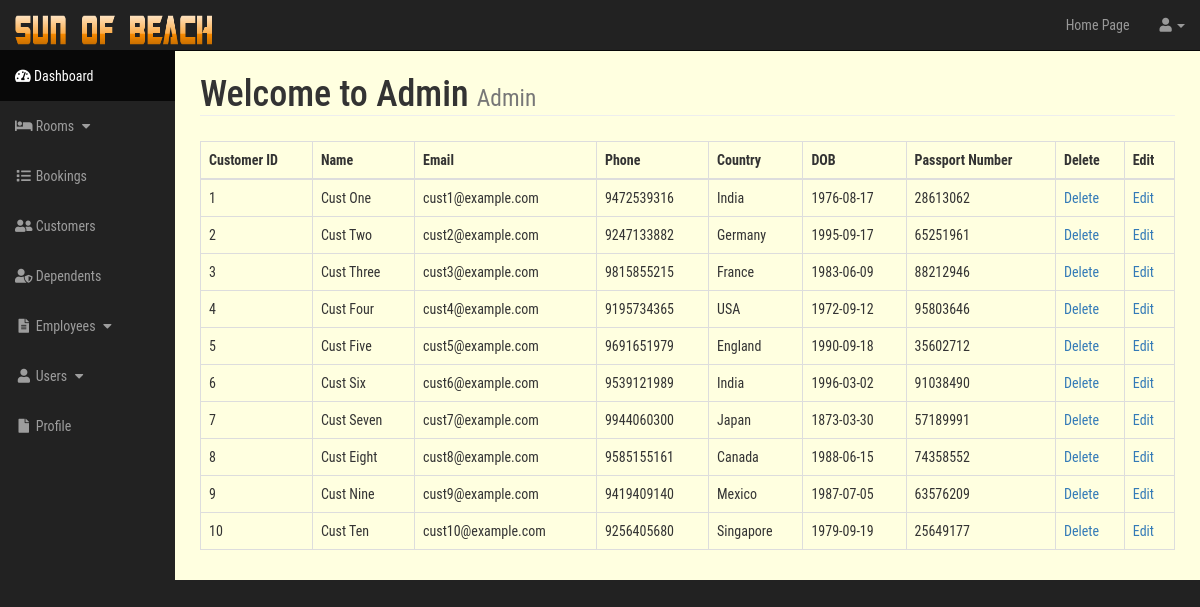
Page /admin/customers.php on the committed database.
### tables this page shows
CREATE TABLE `customer` (
  `cust_id` int(11) NOT NULL,
  `f_name` varchar(20) NOT NULL,
  `l_name` varchar(20) NOT NULL,
  `cust_email` varchar(32) NOT NULL,
  `cust_phone` varchar(10) NOT NULL,
  `passport_no` int(11) NOT NULL,
  `dob` date NOT NULL,
  `country` varchar(20) NOT NULL
);

### admin/include/view_all_customers.php (the view, shortened to what this page needs)
<table class="table table-bordered table-hover">
    <thead>
        <tr>
            <th>Customer ID</th>
            <th>Name</th>
            <th>Email</th>
            <th>Phone</th>
            <th>Country</th>
            <th>DOB</th>
            <th>Passport Number</th>
            <th>Delete</th>
            <th>Edit</th>
        </tr>
    </thead>
    <tbody>
        <?php
        $query = "SELECT * FROM customer";
        $select_bookings=mysqli_query($con, $query);
        while($row=mysqli_fetch_assoc($select_bookings)){
            $cust_id=$row['cust_id'];
            $cust_email=$row['cust_email'];
            $cust_phone=$row['cust_phone'];
            $f_name=$row['f_name'];
            $l_name=$row['l_name'];
            $country=$row['country'];
            $dob=$row['dob'];
            $passport_no=$row['passport_no'];
            echo "<tr><td>{$cust_id}</td>";
            echo "<td>{$f_name} {$l_name}</td>";
            echo "<td>{$cust_email}</td>";
            echo "<td>{$cust_phone}</td>";
            echo "<td>{$country}</td>";
            echo "<td>{$dob}</td>";
            echo "<td>{$passport_no}</td>";
            echo "<td><a href='customers.php?delete={$cust_id}'>Delete</a></td>";
            echo "<td><a href='customers.php?source=edit_customer&p_id={$cust_id}'>Edit</a></td>";
            echo "</tr>";
        }
        ?>
    </tbody>
</table>

### admin/css/sb-admin.css (style rules this page uses)
body { margin-top: 100px; background-color: #222; font-family: 'Roboto Condensed', sans-serif; }
@media (min-width:768px) { body { margin-top: 50px; } }

### rows in the picture
customer: cust_id "1", f_name "Cust", l_name "One", cust_email "cust1@example.com", cust_phone "9472539316", country "India", dob "1976-08-17", passport_no "28613062"
customer: cust_id "2", f_name "Cust", l_name "Two", cust_email "cust2@example.com", cust_phone "9247133882", country "Germany", dob "1995-09-17", passport_no "65251961"
customer: cust_id "3", f_name "Cust", l_name "Three", cust_email "cust3@example.com", cust_phone "9815855215", country "France", dob "1983-06-09", passport_no "88212946"
customer: cust_id "4", f_name "Cust", l_name "Four", cust_email "cust4@example.com", cust_phone "9195734365", country "USA", dob "1972-09-12", passport_no "95803646"
customer: cust_id "5", f_name "Cust", l_name "Five", cust_email "cust5@example.com", cust_phone "9691651979", country "England", dob "1990-09-18", passport_no "35602712"
customer: cust_id "6", f_name "Cust", l_name "Six", cust_email "cust6@example.com", cust_phone "9539121989", country "India", dob "1996-03-02", passport_no "91038490"
customer: cust_id "7", f_name "Cust", l_name "Seven", cust_email "cust7@example.com", cust_phone "9944060300", country "Japan", dob "1873-03-30", passport_no "57189991"
customer: cust_id "8", f_name "Cust", l_name "Eight", cust_email "cust8@example.com", cust_phone "9585155161", country "Canada", dob "1988-06-15", passport_no "74358552"
customer: cust_id "9", f_name "Cust", l_name "Nine", cust_email "cust9@example.com", cust_phone "9419409140", country "Mexico", dob "1987-07-05", passport_no "63576209"
customer: cust_id "10", f_name "Cust", l_name "Ten", cust_email "cust10@example.com", cust_phone "9256405680", country "Singapore", dob "1979-09-19", passport_no "25649177"
